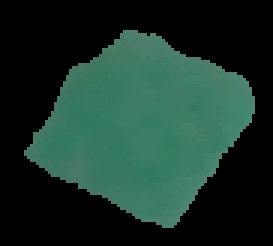
#> input picture objeto1.jpg, 91 x 82 px (shown 3 times larger)
$ python -i detecta_verde.py   (imports and definitions only)
#> lines starting #> are read from the running program, lines starting #| are printed output that depends on the picture; after the words box and inside, x2 and y2 are one past the last pixel; in counts of white or black regions, pixels touching at a corner belong together
#> further down, picture is the input picture: shape (82, 91, 3); mean B, G, R 42.1, 51.7, 25.7
import numpy as np
import cv2


def detV(frame):
    hsv = cv2.cvtColor(frame, cv2.COLOR_BGR2HSV)
#> hsv: shape (82, 91, 3); mean H, S, V 33.5, 56.5, 51.7
    mingreen = np.array([20, 98, 0])
    maxgreen = np.array([95, 255, 189])

    mask = cv2.inRange(hsv, mingreen, maxgreen)
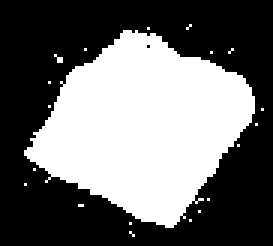
#> mask: shape (82, 91) (shown 3 times larger); 41.9% white; 20 white regions (19 under 20 px), largest, box (x1, y1, x2, y2) and area: (8, 10, 85, 76) 3096

    result = cv2.bitwise_and(frame, frame, mask=mask)

    return result


# [16 lines of commented-out code are left out]

>>> import cv2
>>> picture = cv2.imread('objeto1.jpg')
>>> result = detV(picture)

$ run again, on objeto2.jpg
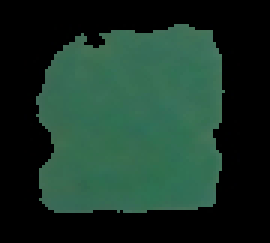
#> input picture objeto2.jpg, 90 x 81 px (shown 3 times larger)
#> picture is the input picture: shape (81, 90, 3); mean B, G, R 39.6, 51.7, 26
#> hsv: shape (81, 90, 3); mean H, S, V 36.6, 63.6, 51.7
#> in detV, `mask = cv2.inRange(hsv, mingreen, maxgreen)`:
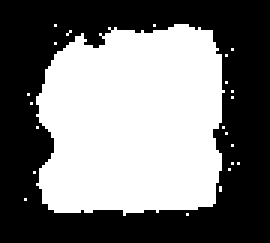
#> mask: shape (81, 90) (shown 3 times larger); 47.1% white; 23 white regions (22 under 20 px), largest, box (x1, y1, x2, y2) and area: (12, 8, 75, 72) 3411
